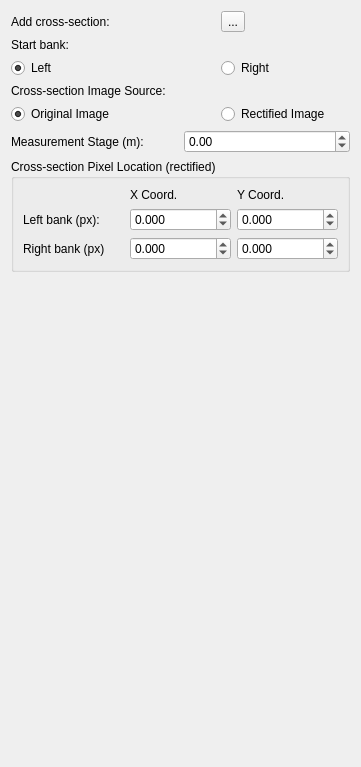
              <widget class="QWidget" name="page">
               <property name="geometry">
                <rect>
                 <x>0</x>
                 <y>0</y>
                 <width>361</width>
                 <height>767</height>
                </rect>
               </property>
               <attribute name="label">
                <string>Tools</string>
               </attribute>
               <layout class="QGridLayout" name="gridLayout_32">
                <item row="0" column="0">
                 <layout class="QGridLayout" name="gridLayout_24">
                  <item row="6" column="3" colspan="2">
                   <widget class="QRadioButton" name="radioButtonRectifiedImage">
                    <property name="text">
                     <string>Rectified Image</string>
                    </property>
                    <attribute name="buttonGroup">
                     <string notr="true">buttongroupXsImageSource</string>
                    </attribute>
                   </widget>
                  </item>
                  <item row="4" column="1" colspan="2">
                   <widget class="QRadioButton" name="radioButtonLeft">
                    <property name="text">
                     <string>Left</string>
                    </property>
                    <property name="checked">
                     <bool>true</bool>
                    </property>
                    <attribute name="buttonGroup">
                     <string notr="true">buttongroupXsStartBank</string>
                    </attribute>
                   </widget>
                  </item>
                  <item row="5" column="1" colspan="4">
                   <widget class="QLabel" name="label_2">
                    <property name="text">
                     <string>Cross-section Image Source:</string>
                    </property>
                    <property name="alignment">
                     <set>Qt::AlignLeading|Qt::AlignLeft|Qt::AlignVCenter</set>
                    </property>
                   </widget>
                  </item>
                  <item row="0" column="1" colspan="2">
                   <widget class="QLabel" name="label_16">
                    <property name="text">
                     <string>Add cross-section:</string>
                    </property>
                   </widget>
                  </item>
                  <item row="4" column="3" colspan="2">
                   <widget class="QRadioButton" name="radioButtonRight">
                    <property name="text">
                     <string>Right</string>
                    </property>
                    <attribute name="buttonGroup">
                     <string notr="true">buttongroupXsStartBank</string>
                    </attribute>
                   </widget>
                  </item>
                  <item row="6" column="1" colspan="2">
                   <widget class="QRadioButton" name="radioButtonOriginalImage">
                    <property name="text">
                     <string>Original Image</string>
                    </property>
                    <property name="checked">
                     <bool>true</bool>
                    </property>
                    <attribute name="buttonGroup">
                     <string notr="true">buttongroupXsImageSource</string>
                    </attribute>
                   </widget>
                  </item>
                  <item row="3" column="1" colspan="4">
                   <widget class="QLabel" name="label_3">
                    <property name="text">
                     <string>Start bank:</string>
                    </property>
                    <property name="alignment">
                     <set>Qt::AlignLeading|Qt::AlignLeft|Qt::AlignVCenter</set>
                    </property>
                   </widget>
                  </item>
                  <item row="0" column="3">
                   <widget class="QToolButton" name="toolbuttonDrawCrossSection">
                    <property name="toolTip">
                     <string>Digitize a line on either the original or rectified image inidcating the location of the cross section. The first point corresponds to the selected start bank.</string>
                    </property>
                    <property name="text">
                     <string>...</string>
                    </property>
                    <property name="icon">
                     <iconset>
                      <normaloff>icons/square-plus-solid.svg</normaloff>icons/square-plus-solid.svg</iconset>
                    </property>
                    <property name="iconSize">
                     <size>
                      <width>26</width>
                      <height>26</height>
                     </size>
                    </property>
                    <property name="checkable">
                     <bool>true</bool>
                    </property>
                    <property name="checked">
                     <bool>false</bool>
                    </property>
                   </widget>
                  </item>
                 </layout>
                </item>
                <item row="8" column="0">
                 <spacer name="verticalSpacer_8">
                  <property name="orientation">
                   <enum>Qt::Vertical</enum>
                  </property>
                  <property name="sizeHint" stdset="0">
                   <size>
                    <width>20</width>
                    <height>40</height>
                   </size>
                  </property>
                 </spacer>
                </item>
                <item row="3" column="0">
                 <layout class="QHBoxLayout" name="horizontalLayout_11">
                  <item>
                   <widget class="QLabel" name="labelCrossSectionMeasurementStage">
                    <property name="text">
                     <string>Measurement Stage (m):</string>
                    </property>
                   </widget>
                  </item>
                  <item>
                   <widget class="QDoubleSpinBox" name="char_stage_sb">
                    <property name="minimum">
                     <double>-1000000000000.000000000000000</double>
                    </property>
                    <property name="maximum">
                     <double>1000000000000.000000000000000</double>
                    </property>
                    <property name="singleStep">
                     <double>0.500000000000000</double>
                    </property>
                   </widget>
                  </item>
                 </layout>
                </item>
                <item row="5" column="0">
                 <layout class="QGridLayout" name="gridLayout_40">
                  <item row="0" column="0">
                   <widget class="QGroupBox" name="groupBox_3">
                    <property name="title">
                     <string>Cross-section Pixel Location (rectified)</string>
                    </property>
                    <layout class="QGridLayout" name="gridLayout_41">
                     <item row="1" column="0">
                      <widget class="QLabel" name="label_22">
                       <property name="text">
                        <string>Left bank (px):</string>
                       </property>
                      </widget>
                     </item>
                     <item row="3" column="1">
                      <widget class="QDoubleSpinBox" name="sbRightBankRectifiedXCoordPixels">
                       <property name="decimals">
                        <number>3</number>
                       </property>
                       <property name="minimum">
                        <double>-99999.000000000000000</double>
                       </property>
                       <property name="maximum">
                        <double>99999.000000000000000</double>
                       </property>
                       <property name="singleStep">
                        <double>0.100000000000000</double>
                       </property>
                      </widget>
                     </item>
                     <item row="3" column="0">
                      <widget class="QLabel" name="label_23">
                       <property name="text">
                        <string>Right bank (px)</string>
                       </property>
                      </widget>
                     </item>
                     <item row="1" column="2">
                      <widget class="QDoubleSpinBox" name="sbLeftBankYRectifiedCoordPixels">
                       <property name="decimals">
                        <number>3</number>
                       </property>
                       <property name="minimum">
                        <double>-99999.000000000000000</double>
                       </property>
                       <property name="maximum">
                        <double>99999.000000000000000</double>
                       </property>
                       <property name="singleStep">
                        <double>0.100000000000000</double>
                       </property>
                      </widget>
                     </item>
                     <item row="1" column="1">
                      <widget class="QDoubleSpinBox" name="sbLeftBankXRectifiedCoordPixels">
                       <property name="decimals">
                        <number>3</number>
                       </property>
                       <property name="minimum">
                        <double>-99999.000000000000000</double>
                       </property>
                       <property name="maximum">
                        <double>99999.000000000000000</double>
                       </property>
                       <property name="singleStep">
                        <double>0.100000000000000</double>
                       </property>
                      </widget>
                     </item>
                     <item row="3" column="2">
                      <widget class="QDoubleSpinBox" name="sbRightBankRectifiedYCoordPixels">
                       <property name="decimals">
                        <number>3</number>
                       </property>
                       <property name="minimum">
                        <double>-99999.000000000000000</double>
                       </property>
                       <property name="maximum">
                        <double>99999.000000000000000</double>
                       </property>
                       <property name="singleStep">
                        <double>0.100000000000000</double>
                       </property>
                      </widget>
                     </item>
                     <item row="0" column="1">
                      <widget class="QLabel" name="label_24">
                       <property name="text">
                        <string>X Coord.</string>
                       </property>
                      </widget>
                     </item>
                     <item row="0" column="2">
                      <widget class="QLabel" name="label_25">
                       <property name="text">
                        <string>Y Coord.</string>
                       </property>
                      </widget>
                     </item>
                    </layout>
                   </widget>
                  </item>
                 </layout>
                </item>
               </layout>
              </widget>
